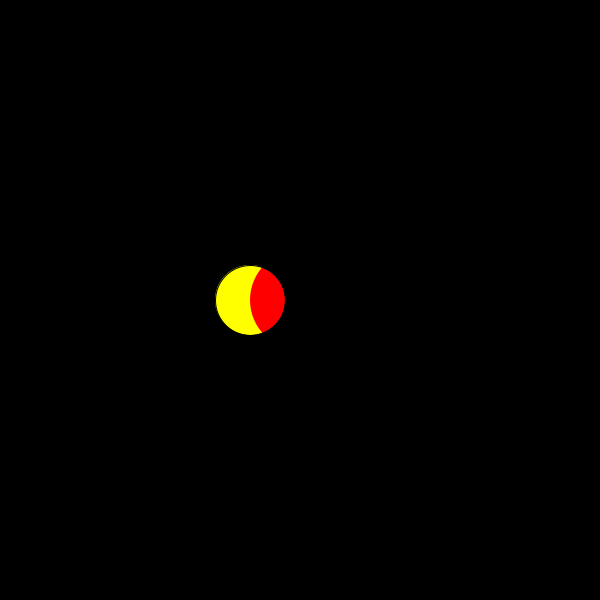
Frame 1 (no input)
Frame 60 (the mouse pressed at the canvas centre just before this capture): identical to frame 1, image omitted
Frame 120 (the mouse held since frame 60 and released just before this capture): identical to frame 1, image omitted

The Processing sketch that drew this single still picture (run headless with seeded random() and noise(); from frame 60 on, the mouse is pressed at the canvas centre):

// Processing sketch: masking_example
// ── masking_example.pde

PGraphics pg;

void setup() {
  size(600, 600);
  noStroke();
  pg = createGraphics(width, height);
}

void draw() {
  pg.beginDraw();
  pg.background(0);
  pg.ellipse(250, 300, 70, 70);
  pg.endDraw();

  background(255, 255, 0);
  fill(255, 0, 0);
  ellipse(300, 300, 100, 100);

  blend(pg, 0, 0, width, height, 0, 0, width, height, MULTIPLY);
}
